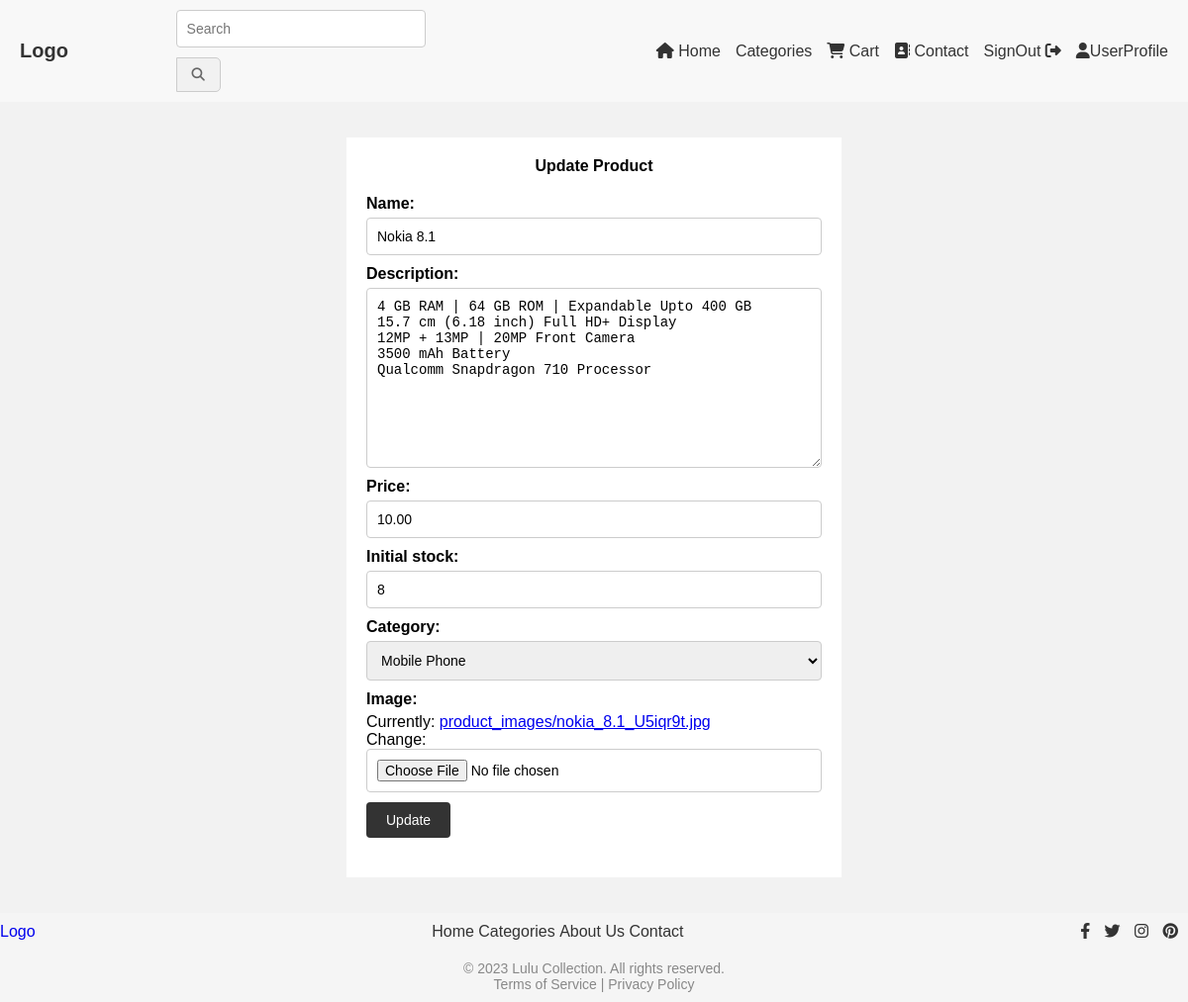
Before: /seller/product/1/edit/ (signed in) with the older database file.
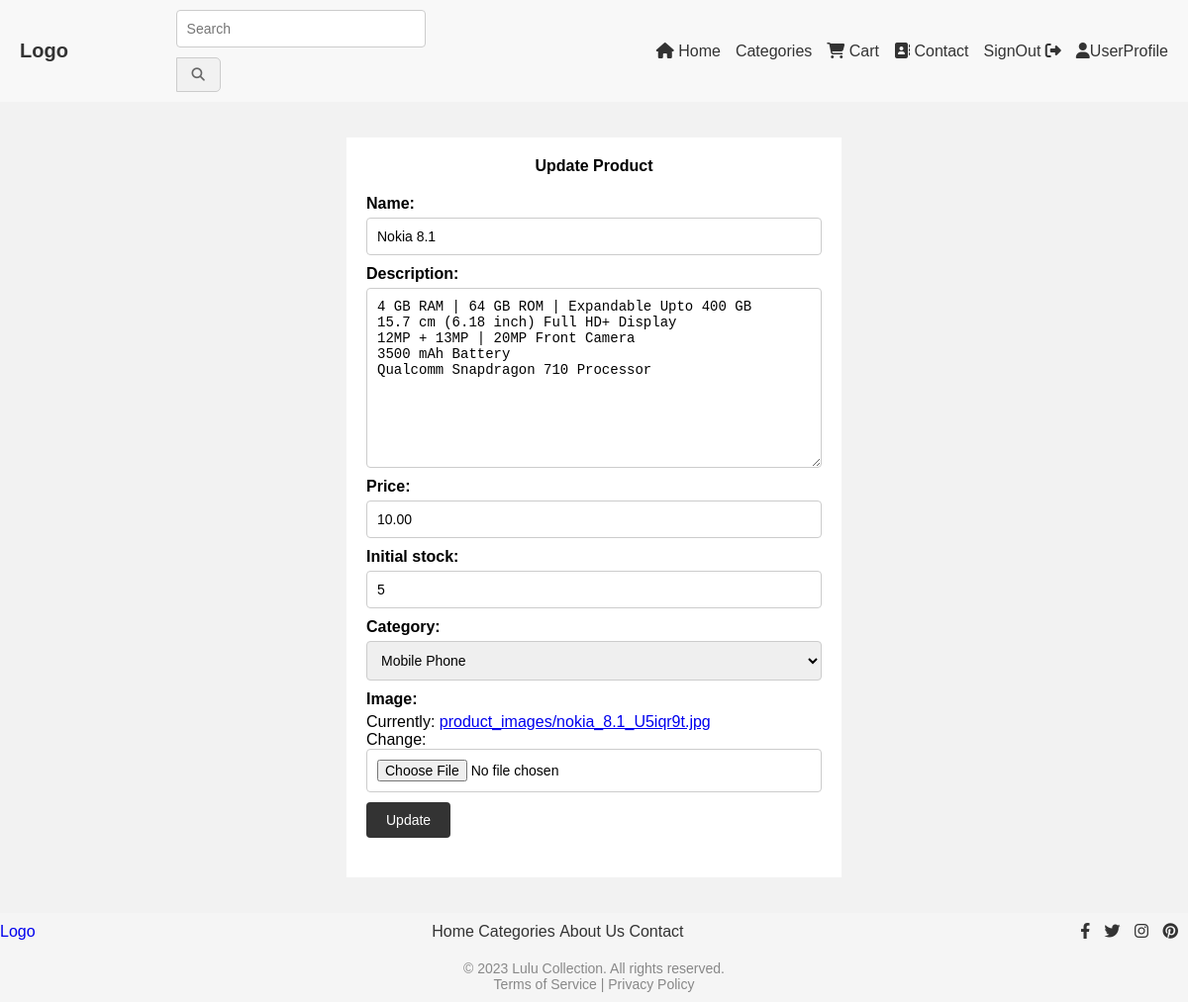
After: the same page with the newer database file.
### cart/models.py (models this page shows, shortened)
class Product(models.Model):
    name = models.CharField(max_length=200)
    description = models.TextField()
    price = models.DecimalField(max_digits=8, decimal_places=2)
    initial_stock = models.PositiveIntegerField(default=0)  # Add initial stock field
    stock = models.PositiveIntegerField(default=0)  # Add remaining stock field
    category = models.ForeignKey(Category, on_delete=models.CASCADE)
    seller = models.ForeignKey(Seller, on_delete=models.CASCADE)
    image = models.ImageField(upload_to='product_images')

class Category(models.Model):
    name = models.CharField(max_length=100)
    def __str__(self):
        return self.name

### cart/views.py (the view)
# urls.py: path('seller/product/<int:product_id>/edit/', views.seller_editproduct, name='seller_editproduct'),
@login_required(login_url='seller_login')
def seller_editproduct(request, product_id):
    products = get_object_or_404(Product, id=product_id)
    if request.method == 'POST':
        form = ProductForm(request.POST, request.FILES, instance=products)
        if form.is_valid():
            form.save()
            return redirect('seller_dashboard')
    else:
        form = ProductForm(instance=products)
        return render(request, 'seller_editproduct.html', {'form':form})

### cart/forms.py
class ProductForm(forms.ModelForm):
    class Meta:
        model = Product
        fields = ['name', 'description', 'price', 'initial_stock', 'category', 'image']

### templates/seller_editproduct.html (shortened to what this page needs)
<link rel="stylesheet" href="/css/sellereditproduct.css">
{% extends 'base.html' %}
{% block content %}
  <div class="container">
    <h4>Update Product</h4>
  <form method="post" enctype="multipart/form-data">
    {{ form.as_p }}
    <input type="submit" value="Update">
  </form>
</div>
{% endblock %}

Changed rows visible on the page:
changed Product "Mobile Phone": initial_stock "8" → "5"
